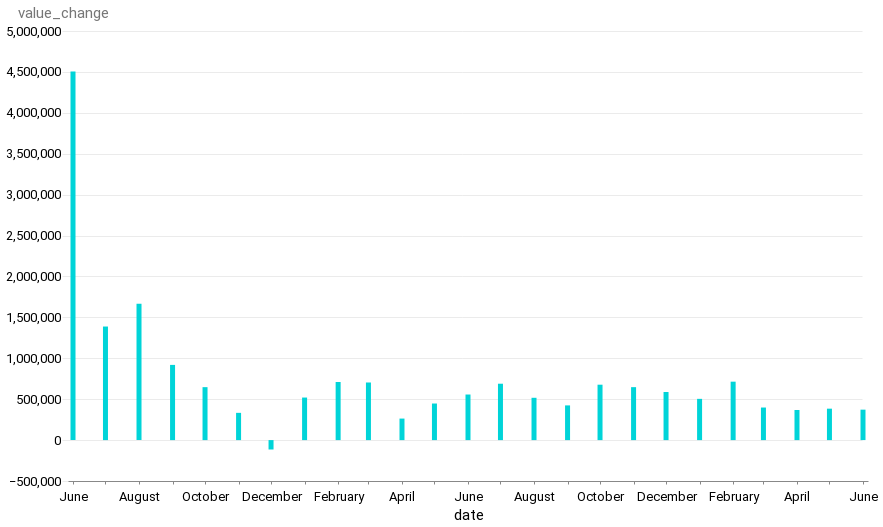

Notebook code for this chart:
### Markdown cell above
---

### Code cell
alt.Chart(jobs_df[jobs_df["date"] >= two_yrs_ago]).mark_bar().encode(
    x="date:T", y="value_change"
)

### Figure 1 — Vega-Lite specification as saved in the notebook (floating-point values rounded to 4 significant figures)
{"config": {"view": {"width": 800, "height": 450, "strokeOpacity": 0}, "background": "#ffffff", "title": {"anchor": "start", "font": "Summit Sans", "fontColor": "palette[\"black\"]", "fontSize": 18, "fontWeight": "normal"}, "arc": {"fill": "#00d4d8"}, "area": {"fill": "#00d4d8"}, "line": {"stroke": "#00d4d8", "strokeWidth": 3}, "path": {"stroke": "#00d4d8"}, "rect": {"fill": "#00d4d8"}, "shape": {"stroke": "#00d4d8"}, "bar": {"fill": "#00d4d8"}, "point": {"stroke": "#00d4d8"}, "symbol": {"fill": "#00d4d8", "size": 30}, "axis": {"titleFont": "Roboto", "titleFontSize": 15, "titleFontWeight": "normal", "labelFont": "Roboto, sans", "labelFontSize": 13, "labelFontWeight": "normal"}, "axisX": {"labelAngle": 0, "labelPadding": 6, "tickSize": 3, "grid": false}, "axisY": {"labelBaseline": "middle", "maxExtent": 45, "minExtent": 45, "titleAlign": "left", "titleAngle": 0, "titleX": -45, "titleY": -11, "domainOpacity": 0, "gridWidth": 0.6, "gridColor": "#dddddd", "offset": 6, "tickSize": 0, "titleColor": "#767676"}, "legend": {"titleFont": "Roboto", "titleFontSize": 15, "titleFontWeight": "normal", "symbolType": "square", "labelFont": "Roboto, sans", "labelFontSize": 13}, "range": {"category": ["#005f66", "#e37e2d", "#d64a3b", "#76b0ef", "#c1bc40"], "diverging": ["#e68a4f", "#f4bb6a", "#f9e39c", "#dadfe2", "#a6b7c6", "#849eae"], "heatmap": ["#7ff6f6", "#00eeef", "#00d4d8", "#00abb2", "#00848b", "#fbf2c7", "#00363d"], "ordinal": ["#7ff6f6", "#00eeef", "#00d4d8", "#00abb2", "#00848b", "#fbf2c7", "#00363d"], "ramp": ["#7ff6f6", "#00eeef", "#00d4d8", "#00abb2", "#00848b", "#fbf2c7", "#00363d"]}}, "data": {"name": "data-1edd19fda6d7231c768a5f299917d6f4"}, "mark": "bar", "encoding": {"x": {"field": "date", "type": "temporal"}, "y": {"field": "value_change", "type": "quantitative"}}, "$schema": "https://vega.github.io/schema/vega-lite/v4.17.0.json", "datasets": {"data-1edd19fda6d7231c768a5f299917d6f4": [{"date": "2022-06-01T00:00:00", "value": 151980000, "indicator": "all employees, total nonfarm", "value_change": 372000.0}, {"date": "2022-05-01T00:00:00", "value": 151608000, "indicator": "all employees, total nonfarm", "value_change": 384000.0}, {"date": "2022-04-01T00:00:00", "value": 151224000, "indicator": "all employees, total nonfarm", "value_change": 368000.0}, {"date": "2022-03-01T00:00:00", "value": 150856000, "indicator": "all employees, total nonfarm", "value_change": 398000.0}, {"date": "2022-02-01T00:00:00", "value": 150458000, "indicator": "all employees, total nonfarm", "value_change": 714000.0}, {"date": "2022-01-01T00:00:00", "value": 149744000, "indicator": "all employees, total nonfarm", "value_change": 504000.0}, {"date": "2021-12-01T00:00:00", "value": 149240000, "indicator": "all employees, total nonfarm", "value_change": 588000.0}, {"date": "2021-11-01T00:00:00", "value": 148652000, "indicator": "all employees, total nonfarm", "value_change": 647000.0}, {"date": "2021-10-01T00:00:00", "value": 148005000, "indicator": "all employees, total nonfarm", "value_change": 677000.0}, {"date": "2021-09-01T00:00:00", "value": 147328000, "indicator": "all employees, total nonfarm", "value_change": 424000.0}, {"date": "2021-08-01T00:00:00", "value": 146904000, "indicator": "all employees, total nonfarm", "value_change": 517000.0}, {"date": "2021-07-01T00:00:00", "value": 146387000, "indicator": "all employees, total nonfarm", "value_change": 689000.0}, {"date": "2021-06-01T00:00:00", "value": 145698000, "indicator": "all employees, total nonfarm", "value_change": 557000.0}, {"date": "2021-05-01T00:00:00", "value": 145141000, "indicator": "all employees, total nonfarm", "value_change": 447000.0}, {"date": "2021-04-01T00:00:00", "value": 144694000, "indicator": "all employees, total nonfarm", "value_change": 263000.0}, {"date": "2021-03-01T00:00:00", "value": 144431000, "indicator": "all employees, total nonfarm", "value_change": 704000.0}, {"date": "2021-02-01T00:00:00", "value": 143727000, "indicator": "all employees, total nonfarm", "value_change": 710000.0}, {"date": "2021-01-01T00:00:00", "value": 143017000, "indicator": "all employees, total nonfarm", "value_change": 520000.0}, {"date": "2020-12-01T00:00:00", "value": 142497000, "indicator": "all employees, total nonfarm", "value_change": -115000.0}, {"date": "2020-11-01T00:00:00", "value": 142612000, "indicator": "all employees, total nonfarm", "value_change": 333000.0}, {"date": "2020-10-01T00:00:00", "value": 142279000, "indicator": "all employees, total nonfarm", "value_change": 647000.0}, {"date": "2020-09-01T00:00:00", "value": 141632000, "indicator": "all employees, total nonfarm", "value_change": 919000.0}, {"date": "2020-08-01T00:00:00", "value": 140713000, "indicator": "all employees, total nonfarm", "value_change": 1665000.0}, {"date": "2020-07-01T00:00:00", "value": 139048000, "indicator": "all employees, total nonfarm", "value_change": 1388000.0}, {"date": "2020-06-01T00:00:00", "value": 137660000, "indicator": "all employees, total nonfarm", "value_change": 4505000.0}]}}
